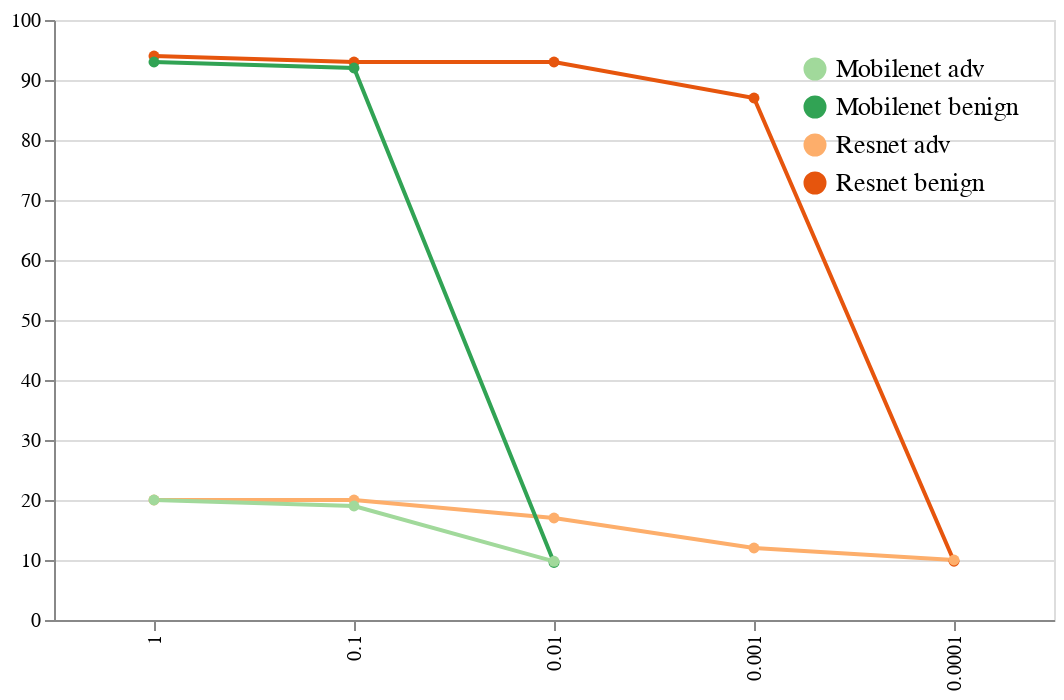

The code cell stored with this chart in its notebook:
### Markdown cell above
### Benign & compessed CNNs: accuracy report

### Code cell
benign_compressed_models_results = benign_compressed_models()
def acc_vs_compression(df):
    return alt.Chart(df, width = 500).mark_line(point=True).encode(
                        x=alt.X('compression ratio:O',
                                sort=alt.EncodingSortField('compression ratio', order='descending'),
                               axis = alt.Axis(title=None)),
                        y=alt.Y('accuracy:Q',axis=alt.Axis(title=None)),
                        color=alt.Color('test:N',
                        legend=alt.Legend(title=None,labelFontSize=13,orient='top-right'),
                                       scale=alt.Scale(
                                        domain=['Mobilenet adv', 'Mobilenet benign','Resnet adv','Resnet benign'],
                                        range=['#a1d99b', '#31a354','#fdae6b','#e6550d'])))

acc_vs_compression(benign_compressed_models_results)

### Figure 1 — Vega-Lite specification as saved in the notebook (floating-point values rounded to 4 significant figures)
{"config": {"view": {"continuousWidth": 400, "continuousHeight": 300}}, "data": {"name": "data-9ae37fa278caf1b025bb90c784839e28"}, "mark": {"type": "line", "point": true}, "encoding": {"color": {"type": "nominal", "field": "test", "legend": {"labelFontSize": 13, "orient": "top-right", "title": null}, "scale": {"domain": ["Mobilenet adv", "Mobilenet benign", "Resnet adv", "Resnet benign"], "range": ["#a1d99b", "#31a354", "#fdae6b", "#e6550d"]}}, "x": {"type": "ordinal", "axis": {"title": null}, "field": "compression ratio", "sort": {"field": "compression ratio", "order": "descending"}}, "y": {"type": "quantitative", "axis": {"title": null}, "field": "accuracy"}}, "width": 500, "$schema": "https://vega.github.io/schema/vega-lite/v4.0.2.json", "datasets": {"data-9ae37fa278caf1b025bb90c784839e28": [{"accuracy": 94.0, "compression ratio": 1.0, "test": "Resnet benign"}, {"accuracy": 93.0, "compression ratio": 0.1, "test": "Resnet benign"}, {"accuracy": 93.0, "compression ratio": 0.01, "test": "Resnet benign"}, {"accuracy": 87.0, "compression ratio": 0.001, "test": "Resnet benign"}, {"accuracy": 9.8, "compression ratio": 0.0001, "test": "Resnet benign"}, {"accuracy": 20.0, "compression ratio": 1.0, "test": "Resnet adv"}, {"accuracy": 20.0, "compression ratio": 0.1, "test": "Resnet adv"}, {"accuracy": 17.0, "compression ratio": 0.01, "test": "Resnet adv"}, {"accuracy": 12.0, "compression ratio": 0.001, "test": "Resnet adv"}, {"accuracy": 10.0, "compression ratio": 0.0001, "test": "Resnet adv"}, {"accuracy": 93.0, "compression ratio": 1.0, "test": "Mobilenet benign"}, {"accuracy": 92.0, "compression ratio": 0.1, "test": "Mobilenet benign"}, {"accuracy": 9.6, "compression ratio": 0.01, "test": "Mobilenet benign"}, {"accuracy": 20.0, "compression ratio": 1.0, "test": "Mobilenet adv"}, {"accuracy": 19.0, "compression ratio": 0.1, "test": "Mobilenet adv"}, {"accuracy": 9.78, "compression ratio": 0.01, "test": "Mobilenet adv"}]}}
